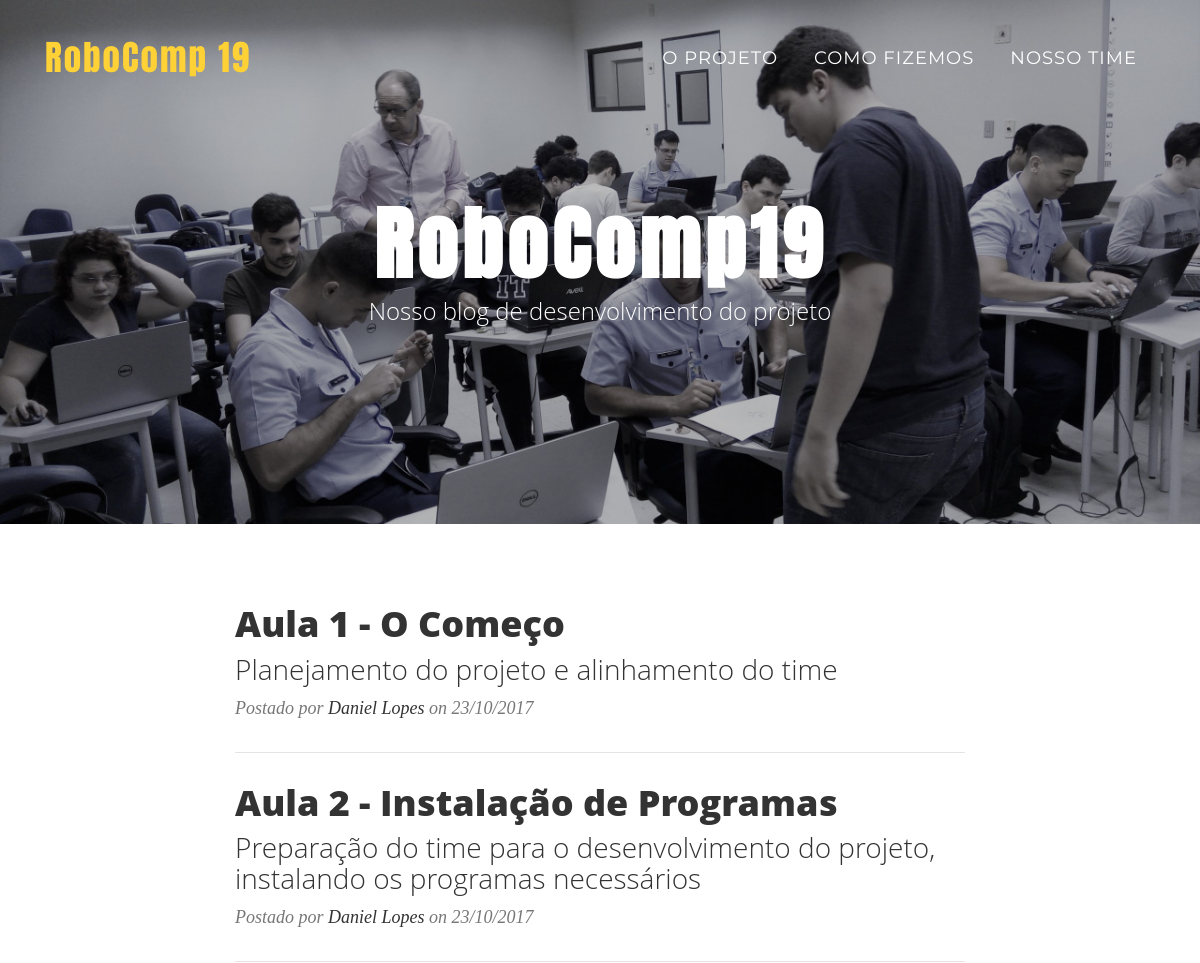
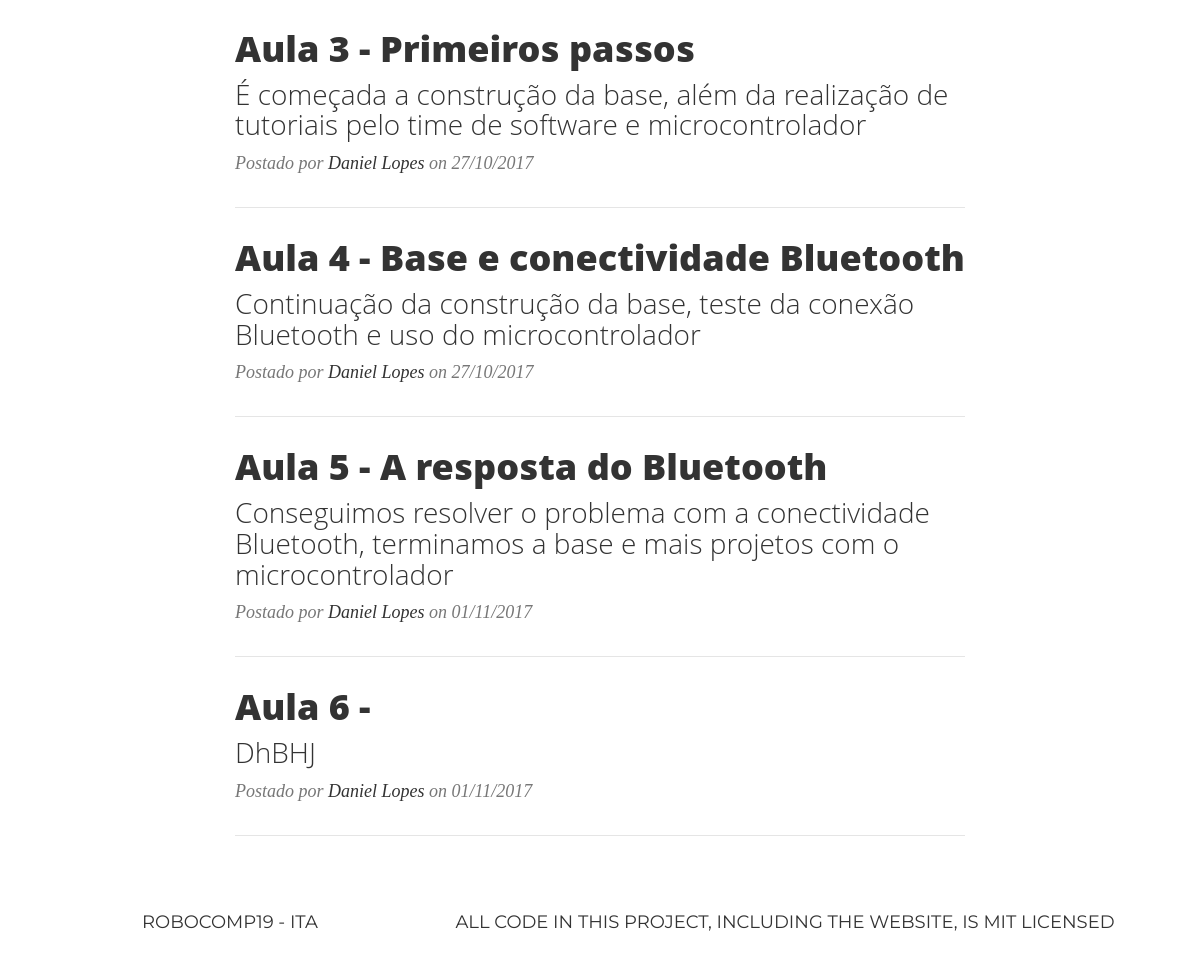
The page /robocomp/blog on the database its author committed (2 pictures, top to bottom).
### tables this page shows
CREATE TABLE `blog` (
  `id` int(11) NOT NULL,
  `title` varchar(60) NOT NULL,
  `subtitle` varchar(200) NOT NULL,
  `text` mediumtext NOT NULL,
  `author` varchar(60) NOT NULL,
  `submited_at` timestamp NOT NULL DEFAULT CURRENT_TIMESTAMP
);

### robocomp/controllers/blog.php (called while the page is built, shortened)
<?php
class Blog extends Controller
{
	function index()
	{
		$this->view->posts = $this->model->getAllPosts();
		$this->view->render("blog/index");
	}
}

### robocomp/index.php (called while the page is built, shortened)
<?php
$start = new Main_Controller();
$start->handleRequest();
?>

### robocomp/models/blog_model.php (called while the page is built, shortened)
<?php
class Blog_Model extends Model
{
	public function getAllPosts()
	{
		try
		{
			$connection = Service::openDB();
			$stmt = $connection->prepare("SELECT * FROM blog");
			$stmt->execute();
			return $stmt->fetchAll();
		}
		catch (PDOException $e)
		{
            $this->writeLog($e->getMessage());
            return false;
		}
		finally {
			Service::closeDB();
		}
	}
}

### robocomp/views/blog/index.php (the view)
<header class="masthead" style="background-image: url('img/home-bg.jpg')">
      <div class="container">
        <div class="row">
          <div class="col-lg-8 col-md-10 mx-auto">
            <div class="site-heading">
              <h1>RoboComp19</h1>
              <span class="subheading">Nosso blog de desenvolvimento do projeto</span>
            </div>
          </div>
        </div>
      </div>
    </header>
    <div class="container">
      <div class="row">
        <div class="col-lg-8 col-md-10 mx-auto">
          <?php foreach ($this->posts as $post) {?>
            <div class="post-preview">
              <a href="<?php echo URL;?>blog/post/<?php echo $post['id'];?>">
                <h2 class="post-title">
                  <?php echo $post['title'];?>
                </h2>
                <h3 class="post-subtitle">
                  <?php echo $post['subtitle'];?>
                </h3>
              </a>
              <p class="post-meta">Postado por
                <a href="#"><?php echo $post['author'];?></a>
                on <?php echo date("d/m/Y",strtotime($post['submited_at']));?></p>
            </div>
            <hr>
          <?php } ?>
      </div>
    </div>

### robocomp/css/clean_blog.css (style rules this page uses)
.site-heading h1 { font-family: 'Anton', 'Helvetica Neue', Helvetica, Arial, sans-serif; letter-spacing: 5px; }
body { font-size: 20px; color: #333333; font-family: 'Lora', 'Times New Roman', serif; }
p { line-height: 1.5; margin: 30px 0; }
p a { text-decoration: underline; }
h1, h2, h3, h4, h5, h6 { font-weight: 800; font-family: 'Open Sans', 'Helvetica Neue', Helvetica, Arial, sans-serif; }
a { color: #333333; -webkit-transition: all 0.2s; -moz-transition: all 0.2s; transition: all 0.2s; }
body { -webkit-tap-highlight-color: #0085A1; }
header.masthead { margin-bottom: 50px; background: no-repeat center center; background-color: #777777; background-attachment: scroll; -webkit-background-size: cover; -moz-background-size: cover; -o-background-size: cover; background-size: cover; }
header.masthead .page-heading, header.masthead .post-heading, header.masthead .site-heading { padding: 200px 0 150px; color: white; }
@media only screen and (min-width: 768px) { header.masthead .page-heading, header.masthead .post-heading, header.masthead .site-heading { padding: 200px 0; } }
header.masthead .page-heading, header.masthead .site-heading { text-align: center; }
header.masthead .page-heading h1, header.masthead .site-heading h1 { font-size: 50px; margin-top: 0; }
header.masthead .page-heading .subheading, header.masthead .site-heading .subheading { font-size: 24px; font-weight: 300; line-height: 1.1; display: block; margin: 10px 0 0; font-family: 'Open Sans', 'Helvetica Neue', Helvetica, Arial, sans-serif; }
@media only screen and (min-width: 768px) { header.masthead .page-heading h1, header.masthead .site-heading h1 { font-size: 80px; } }
.post-preview > a { color: #333333; }
.post-preview > a > .post-title { font-size: 30px; margin-top: 30px; margin-bottom: 10px; }
.post-preview > a > .post-subtitle { font-weight: 300; margin: 0 0 10px; }
.post-preview > .post-meta { font-size: 18px; font-style: italic; margin-top: 0; color: #777777; }
.post-preview > .post-meta > a { text-decoration: none; color: #333333; }
@media only screen and (min-width: 768px) { .post-preview > a > .post-title { font-size: 36px; } }

### rows shown on the page
blog: title "Aula 1 - O Começo", subtitle "Planejamento do projeto e alinhamento do time", author "Daniel Lopes", submited_at "23/10/2017"
blog: title "Aula 2 - Instalação de Programas", subtitle "Preparação do time para o desenvolvimento do projeto, instalando os programas necessários", author "Daniel Lopes", submited_at "23/10/2017"
blog: title "Aula 3 - Primeiros passos", subtitle "É começada a construção da base, além da realização de tutoriais pelo time de software e microcontrolador", author "Daniel Lopes", submited_at "27/10/2017"
blog: title "Aula 4 - Base e conectividade Bluetooth", subtitle "Continuação da construção da base, teste da conexão Bluetooth e uso do microcontrolador", author "Daniel Lopes", submited_at "27/10/2017"
blog: title "Aula 5 - A resposta do Bluetooth", subtitle "Conseguimos resolver o problema com a conectividade Bluetooth, terminamos a base e mais projetos com o microcontrolador", author "Daniel Lopes", submited_at "01/11/2017"
blog: title "Aula 6 -", subtitle "DhBHJ", author "Daniel Lopes", submited_at "01/11/2017"
